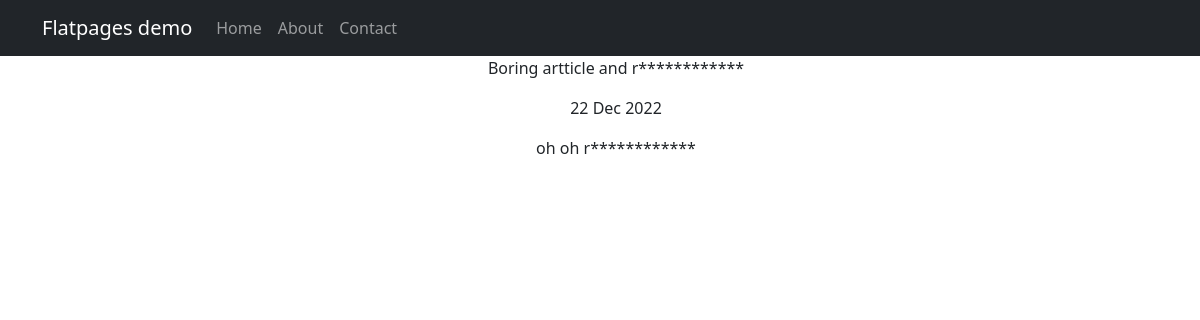
The page /posts/2 on the database its author committed.
### posts/models.py (models this page shows, shortened)
class Post(models.Model):
    NEWS = "NEWS"
    ARTICLE = "ARTCL"
    CATEGORIES = ((NEWS, "News articles"), (ARTICLE, "Articles"))
    author_id = models.ForeignKey(Author, on_delete=models.CASCADE)
    category_type = models.CharField(max_length=5, choices=CATEGORIES, default=NEWS)
    created_at = models.DateTimeField(auto_now_add=True)
    category_id = models.ManyToManyField(Category, through='PostCategory')
    title = models.CharField(max_length=128)
    text = models.TextField()
    rating = models.IntegerField(default=0)

### posts/views.py (the view)
# urls.py: path('<int:pk>', PostDetail.as_view(), name='post_detail'),
class PostDetail(DetailView):
    model = Post
    template_name = 'post.html'
    context_object_name = 'post'

### posts/templatetags/custom_filters.py (called while the page is built)
@register.filter()
def censorship(value):
    word = 'reallybadword'
    if not isinstance(value, str):
        raise ValueError(f"String is expected, got {type(value)}")
    for w in value.split():
        if w.lower() == word:
            value = value.replace(w, f"{w[0]}{'*' * (len(w) - 1)}")
    return value

### templates/post.html (shortened to what this page needs)
{% extends 'flatpages/default.html' %}
{% load custom_filters %}
{% block content %}
    {% if post %}
        <ul>{{ post.title|censorship }}</ul>
        <ul>{{ post.created_at|date:'d M Y' }}</ul>
        <ul>{{ post.text|censorship }}</ul>
    {% endif %}
{% endblock content %}

### rows shown on the page
Post: title|censorship "Boring artticle and r************", created_at "22 Dec 2022", text|censorship "oh oh r************"
